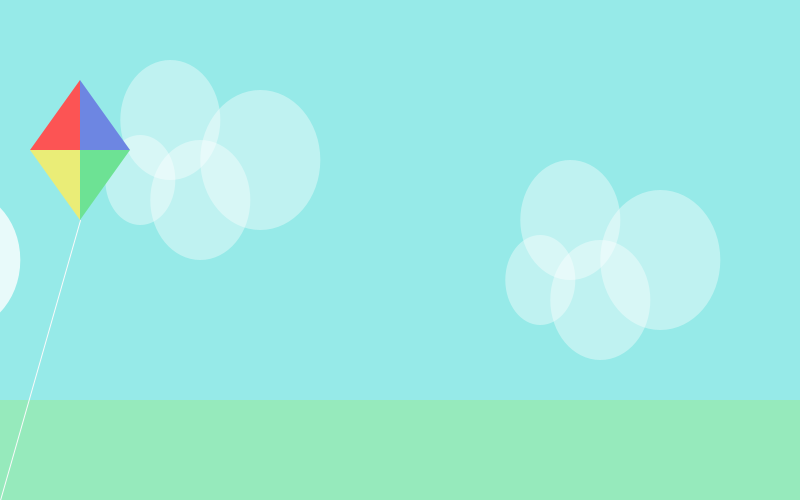
Frame 1 (no input)
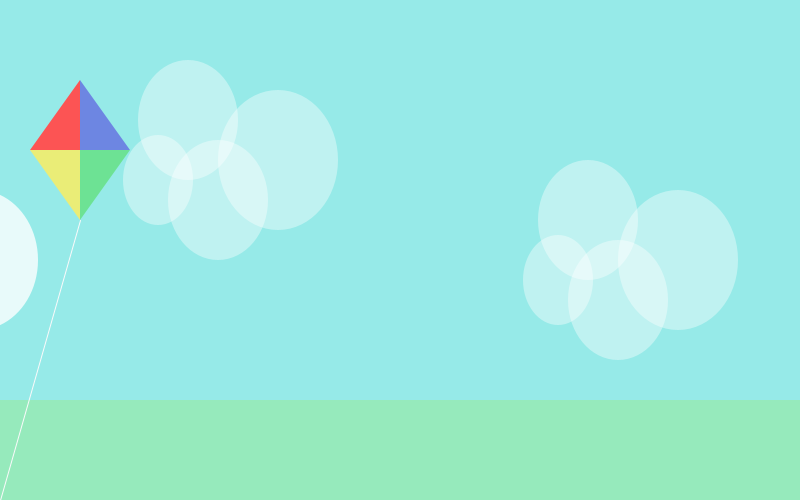
Frame 60 (the mouse pressed at the canvas centre just before this capture)
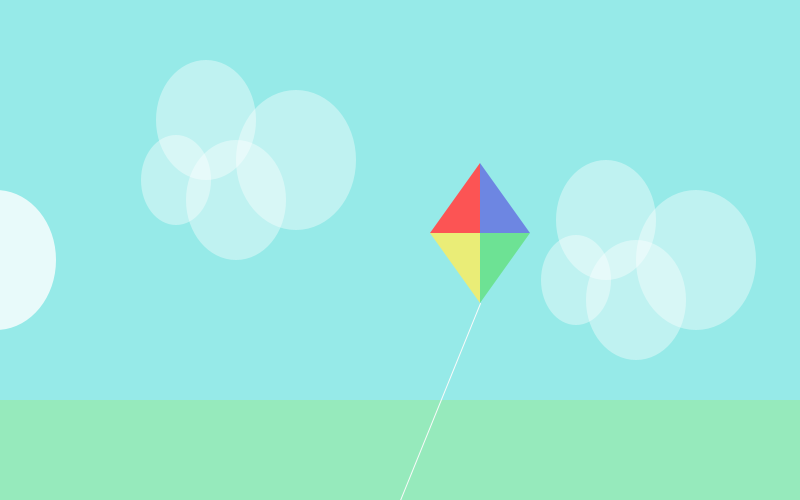
Frame 120 (the mouse held since frame 60 and released just before this capture)

The Processing sketch that drew these frames (run headless with seeded random() and noise(); from frame 60 on, the mouse is pressed at the canvas centre):

// Processing sketch: sketch_8_14_HW
// ── sketch_8_14_HW.pde
float y = 200;

void setup() {
  size(800, 500);
  rectMode(CENTER);
  drawGrass();
  drawSky();
}

void draw() {
  y = y + 0.3;
  drawGrass();
  drawSky();
  drawClouds(y, 200, 100);
  drawClouds(-300 + y, 300, 200);
  drawClouds(400 + y, 300, 100);
  drawClouds(-700 + y, 300, 230);
  drawKite();
  
  //rect(200, 200, 50, 70);
  //rotate(radians(45));
}


void drawGrass() {
  noStroke();
  fill(150, 234, 188);
  float grassX = 400;
  float grassY = 450;
  float grassWidth = 800;
  float grassHeight = 100;  
  rect(grassX, grassY, grassWidth, grassHeight);
}

void drawSky() {
  noStroke();
  fill(150, 234, 232);
  float skyX = 400;
  float skyY = 200;
  float skyWidth = 800;
  float skyHeight = 400;
  rect(skyX, skyY, skyWidth, skyHeight);
}


void drawClouds(float x, float y, float opacity) {
  float firstCloudX = x;
  float firstCloudY = y;
  float firstCloudWidth = 100;
  float firstCloudHeight = 120;


  fill(255, 255, 255, opacity);
  ellipse(firstCloudX, firstCloudY, firstCloudWidth, firstCloudHeight);
  ellipse(firstCloudX - 30, firstCloudY - 80, firstCloudWidth, firstCloudHeight);
  ellipse(firstCloudX + 60, firstCloudY - 40, firstCloudWidth + 20, firstCloudHeight + 20);
  ellipse(firstCloudX - 60, firstCloudY - 20, firstCloudWidth - 30, firstCloudHeight - 30);
}

void drawKite() {

  //top of kite
  float kiteX = mouseX + 80;
  float kiteY = 150 + mouseY/3;
  float kiteTop = kiteY - 70;
  float kiteBottom = kiteY + 70;
  float kiteRight = kiteX + 50; 
  float kiteLeft = kiteX - 50;
  float stringX = mouseX; 
  float stringY = 500;
  float kiteWidth = 50; 
  float kiteHeight = 70;
  

  fill(252, 84, 84);
  triangle(kiteX, kiteY, kiteX, kiteTop, kiteLeft, kiteY);
  fill(109, 134, 226);
  triangle(kiteX, kiteY, kiteX, kiteTop, kiteRight, kiteY);
  fill(109, 226, 148);
  triangle(kiteX, kiteY, kiteX, kiteBottom, kiteRight, kiteY);
  fill(234, 237, 119);
  triangle(kiteX, kiteY, kiteX, kiteBottom, kiteLeft, kiteY); 
  //kitestring
  stroke(250);
  line(stringX, stringY, kiteX, kiteBottom);
  //rotate(radians(40));
}
